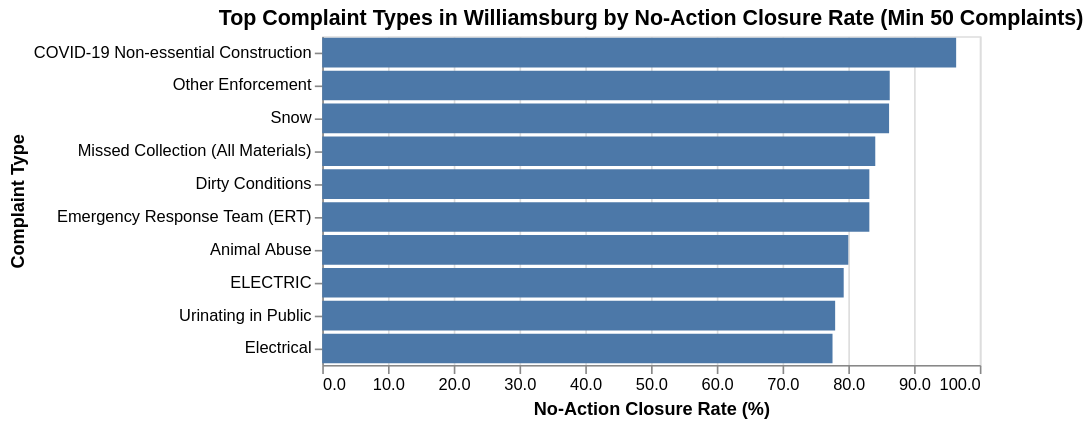

Source (notebook cell):
### Markdown cell above
This question uses a glossary term (*no-action closure*) and a neighborhood name. In the SQL, look for an `outcome IN (...)` filter that comes from the glossary, and a `neighborhoods LIKE` filter that comes from the instructions.

### Code cell
ask("Which complaint types in Williamsburg most often end in a no-action closure?")

### Figure 1 — Vega-Lite specification as saved in the notebook (floating-point values rounded to 4 significant figures)
{"config": {"view": {"continuousWidth": 400.0, "continuousHeight": 300.0}}, "data": {"name": "data-129f07e4fa925255eef99fd00007b14e"}, "mark": "bar", "encoding": {"tooltip": [{"field": "complaint_type", "title": "Complaint Type", "type": "nominal"}, {"field": "no_action_pct", "format": ".1f", "title": "No-Action %", "type": "quantitative"}, {"field": "no_action_closures", "format": ",", "title": "No-Action Closures", "type": "quantitative"}, {"field": "total_complaints", "format": ",", "title": "Total Complaints", "type": "quantitative"}], "x": {"axis": {"format": ".1f"}, "field": "no_action_pct", "title": "No-Action Closure Rate (%)", "type": "quantitative"}, "y": {"field": "complaint_type", "sort": "-x", "title": "Complaint Type", "type": "nominal"}}, "title": "Top Complaint Types in Williamsburg by No-Action Closure Rate (Min 50 Complaints)", "usermeta": {"chart_id": "williamsburg_no_action_chart", "data_result_name": "williamsburg_no_action_complaints"}, "$schema": "https://vega.github.io/schema/vega-lite/v6.4.1.json", "datasets": {"data-129f07e4fa925255eef99fd00007b14e": [{"no_action_pct": 96.4, "no_action_closures": 396.0, "total_complaints": 411.0, "complaint_type": "COVID-19 Non-essential Construction"}, {"no_action_pct": 86.3, "no_action_closures": 201.0, "total_complaints": 233.0, "complaint_type": "Other Enforcement"}, {"no_action_pct": 86.2, "no_action_closures": 301.0, "total_complaints": 349.0, "complaint_type": "Snow"}, {"no_action_pct": 84.1, "no_action_closures": 3024.0, "total_complaints": 3594.0, "complaint_type": "Missed Collection (All Materials)"}, {"no_action_pct": 83.2, "no_action_closures": 2123.0, "total_complaints": 2551.0, "complaint_type": "Dirty Conditions"}, {"no_action_pct": 83.2, "no_action_closures": 450.0, "total_complaints": 541.0, "complaint_type": "Emergency Response Team (ERT)"}, {"no_action_pct": 80.0, "no_action_closures": 64.0, "total_complaints": 80.0, "complaint_type": "Animal Abuse"}, {"no_action_pct": 79.3, "no_action_closures": 683.0, "total_complaints": 861.0, "complaint_type": "ELECTRIC"}, {"no_action_pct": 78.0, "no_action_closures": 46.0, "total_complaints": 59.0, "complaint_type": "Urinating in Public"}, {"no_action_pct": 77.6, "no_action_closures": 76.0, "total_complaints": 98.0, "complaint_type": "Electrical"}]}}
